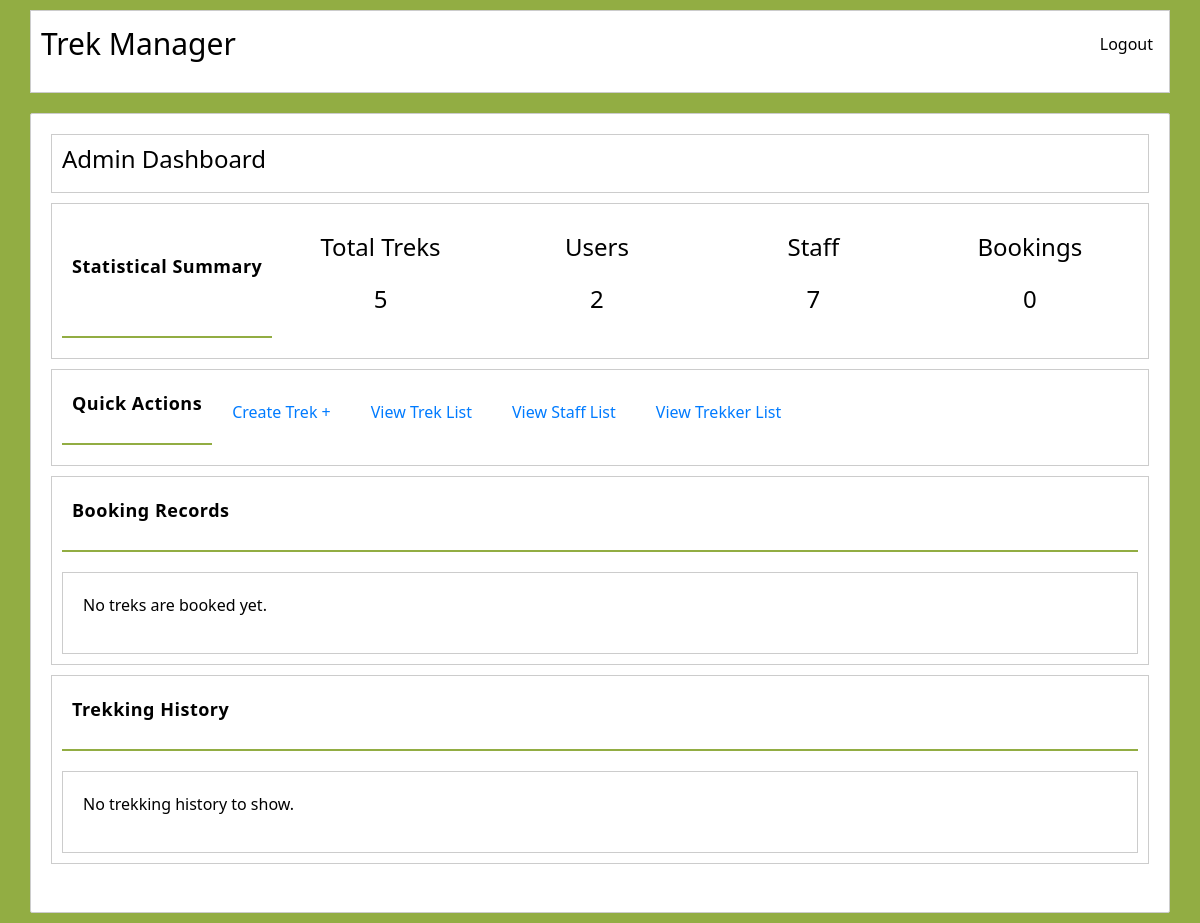
Page /admin/dashboard (signed in) on the earlier database version.
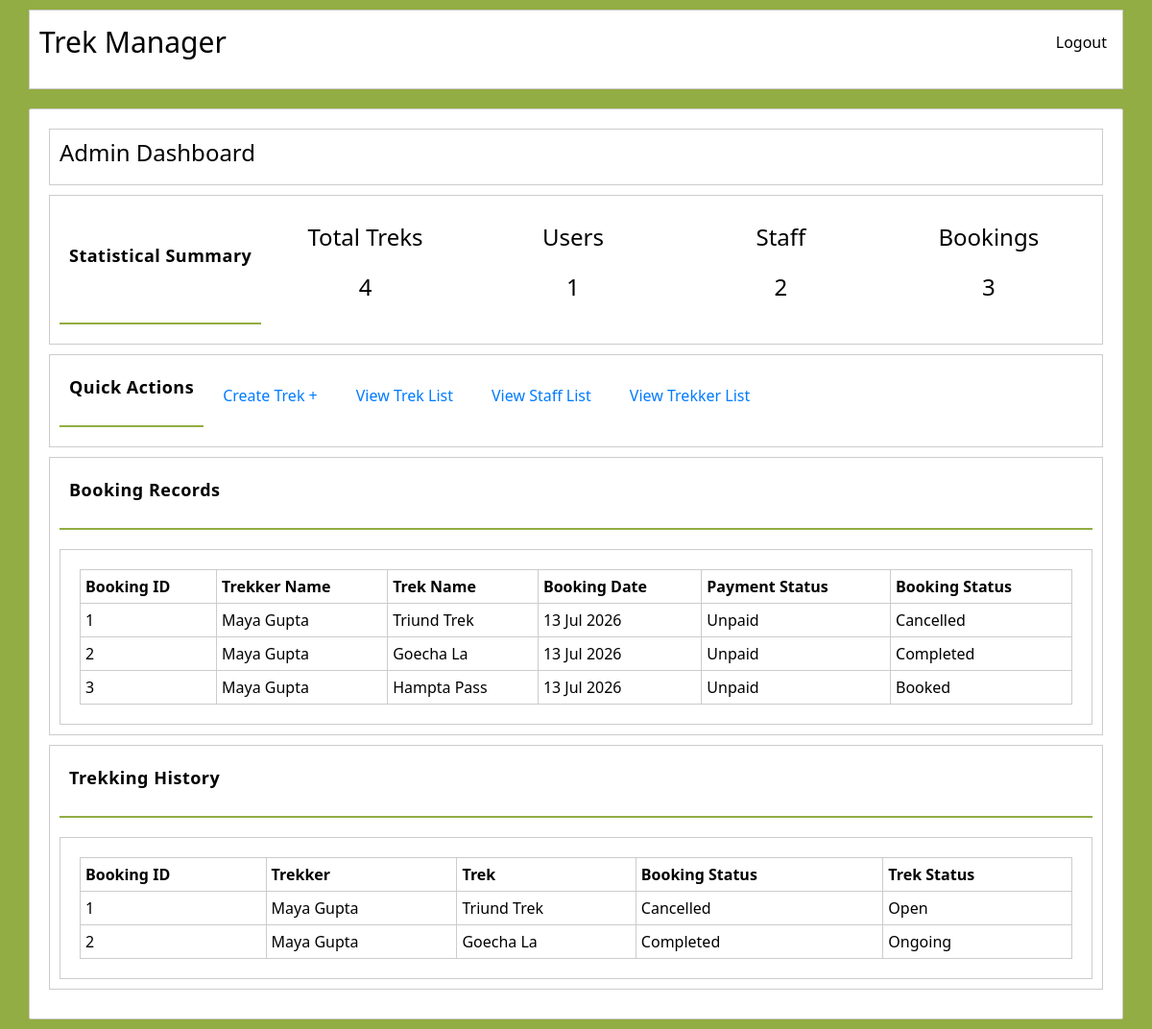
Same page on the later database version.
### models.py (models this page shows)
class Booking(db.Model):
    __tablename__ = "bookings"
    id = db.Column(db.Integer, primary_key=True)
    booking_date = db.Column(db.DateTime, default=datetime.utcnow)
    status = db.Column(db.String(20), nullable=False, default="Booked")   #will track reservation if booked, cancelled or completed
    payment_status = db.Column(db.String(20), nullable=False, default="Unpaid")
    trek_id = db.Column(db.Integer, db.ForeignKey("treks.id"), nullable=False)
    user_id = db.Column(db.Integer, db.ForeignKey("users.id"), nullable=False)

class User(db.Model):
    __tablename__ = "users"
    id = db.Column(db.Integer, primary_key=True)
    name = db.Column(db.String(100), nullable=False)
    email = db.Column(db.String(120), unique=True, nullable=False)
    password = db.Column(db.String(200), nullable=False)
    contact = db.Column(db.String(20), nullable=True)
    role = db.Column(db.String(20), nullable=False, default="Trekker")
    is_blacklisted = db.Column(db.Boolean, default=False, nullable=False)
    treks_managed = db.relationship("Trek", backref="manager", lazy=True)
    bookings = db.relationship("Booking", backref="trekker", lazy=True, cascade="all, delete-orphan")
    staff_profile = db.relationship("StaffProfile", backref="user", uselist=False, cascade="all, delete-orphan")

class Trek(db.Model):
    __tablename__ = "treks"
    id = db.Column(db.Integer, primary_key=True)
    title = db.Column(db.String(150), nullable=False)
    location = db.Column(db.String(100), nullable=False)
    difficulty = db.Column(db.String(20), nullable=False)
    duration = db.Column(db.Integer, nullable=False)
    total_slots = db.Column(db.Integer, nullable=False)
    available_slots = db.Column(db.Integer, nullable=False)
    status = db.Column(db.String(20), default="Pending")   # will track Open / Closed / Completed
    start_date = db.Column(db.DateTime, nullable=False)
    end_date = db.Column(db.DateTime, nullable=False)
    is_removed = db.Column(db.Boolean, nullable=False, default=False)
    staff_id = db.Column(db.Integer, db.ForeignKey("users.id"), nullable=True)
    bookings = db.relationship("Booking", backref="trek", lazy=True)

### admin.py (the view)
@admin.route("/dashboard", methods=['GET'])
def dashboard():
    count_trekkers = User.query.filter_by(role="Trekker").count()
    count_trek_staffs = User.query.filter_by(role="Staff").count()
    count_treks = Trek.query.count()
    count_bookings = Booking.query.count()
    treks = Trek.query.all()
    all_bookings = Booking.query.join(Trek).join(User, Booking.user_id == User.id).all()
    trekking_history = Booking.query.join(Trek).join(User, Booking.user_id == User.id).filter(
                            db.or_(Booking.status == "Cancelled",
                                Booking.status == "Completed",
                                Trek.status == "Completed")).all()
    return render_template("admin/dashboard.html", count_trekkers=count_trekkers,
                           count_trek_staffs=count_trek_staffs,
                           count_treks=count_treks,
                           count_bookings=count_bookings, treks=treks,
                           all_bookings=all_bookings,
                           trekking_history=trekking_history)

### admin.py (called while the page is built)
@admin.before_request
def check_admin():
    if not session.get('user_id'):
        flash("Please log in to continue.", "error")
        return redirect(url_for('auth.login'))
    if session.get('role') != "Admin":
        flash("Unauthorised access.", "warning")
        return redirect(url_for('auth.login'))

### templates/admin/dashboard.html (shortened to what this page needs)
{% extends "base.html" %}
{% block content %}
<div class="dash-container">
    <div class="dash-header">
        <h4>{{ session['name'] }} Dashboard</h4>
    </div>
    <div class="dash-main">
        <div class="dash-stats">
            <div class="admin-dash-head">
                <p>Statistical Summary</p>
            </div>
            <div class="dash-sum">
                <p>Total Treks</p>
                <p>{{ count_treks }}</p>
            </div>
            <div class="dash-sum">
                <p>Users</p>
                <p>{{ count_trekkers }}</p>
            </div>
            <div class="dash-sum">
                <p>Staff</p>
                <p>{{ count_trek_staffs }}</p>
            </div>
            <div class="dash-sum">
                <p>Bookings</p>
                <p>{{ count_bookings }}</p>
            </div>
        </div>
        <div class="dash-action">
            <div class="admin-dash-head">
                <p>Quick Actions</p>
            </div>
            <div class="action-links">
                <a href="{{ url_for('admin.new_trek') }}">Create Trek +</a>
            </div>
            <div class="action-links">
                <a href="{{ url_for('admin.view_treks') }}">View Trek List</a>
            </div>
            <div class="action-links">
                <a href="{{ url_for('admin.view_staffs') }}">View Staff List</a>
            </div>
            <div class="action-links">
                <a href="{{ url_for('admin.view_trekkers') }}">View Trekker List</a>
            </div>
        </div>
    </div>
    <div class="treks-box">
        <div class="admin-dash-head">
            <p>Booking Records</p>
        </div>
        <div class="trek-list">
            {% if all_bookings %}
            <table>
                <tr>
                    <th>Booking ID</th>
                    <th>Trekker Name</th>
                    <th>Trek Name</th>
                    <th>Booking Date</th>
                    <th>Payment Status</th>
                    <th>Booking Status</th>
                </tr>
                {% for booking in all_bookings %}
                <tr>
                    <td>{{ booking.id }}</td>
                    <td>{{ booking.trekker.name }}</td>
                    <td>{{ booking.trek.title }}</td>
                    <td>{{ booking.booking_date.strftime('%d %b %Y') }}</td>
                    <td>{{ booking.payment_status }}</td>
                    <td>{{ booking.status }}</td>
                </tr>
                {% endfor %}
            </table>
            {% else %}
                <p>No treks are booked yet.</p>
            {% endif %}
        </div>
    </div>
    <div class="treks-box">
        <div class="admin-dash-head">
            <p>Trekking History</p>
        </div>
        <div class="trek-list">
            {% if trekking_history %}
            <table>
                <tr>
                    <th>Booking ID</th>
                    <th>Trekker</th>
                    <th>Trek</th>
                    <th>Booking Status</th>
                    <th>Trek Status</th>
                </tr>
                {% for booking in trekking_history %}
                <tr>
                    <td>{{ booking.id }}</td>
                    <td>{{ booking.trekker.name }}</td>
                    <td>{{ booking.trek.title }}</td>
                    <td>{{ booking.status }}</td>
                    <td>{{ booking.trek.status }}</td>
                </tr>
                {% endfor %}
            </table>
            {% else %}
                <p>No trekking history to show.</p>
            {% endif %}
        </div>
    </div>
</div>
{% endblock %}

Differences in the rows shown:
added Booking: id "1", trekker.name "Maya Gupta", trek "Triund Trek", booking_date "13 Jul 2026", payment_status "Unpaid", status "Cancelled", trek.status "Open"
added Booking: id "2", trekker.name "Maya Gupta", trek "Goecha La", booking_date "13 Jul 2026", payment_status "Unpaid", status "Completed", trek.status "Ongoing"
added Booking: id "3", trekker.name "Maya Gupta", trek "Hampta Pass", booking_date "13 Jul 2026", payment_status "Unpaid", status "Booked", shown under "Admin Dashboard"
Other differences:
{{ count_treks }}: "5" → "4"
{{ count_trekkers }}: "2" → "1"
{{ count_trek_staffs }}: "7" → "2"
{{ count_bookings }}: "0" → "3"
text no longer shown: "No treks are booked yet. No trekking history to show."
text now shown: "Booking ID Trekker Name Trek Name Booking Date Payment Status Booking Status Booking ID Trekker Trek Booking Status Trek Status"
